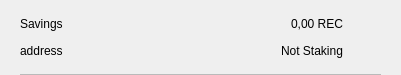
<?xml version="1.0" encoding="UTF-8"?>
<ui version="4.0">
 <class>CSRow</class>
 <widget class="QWidget" name="CSRow">
  <property name="geometry">
   <rect>
    <x>0</x>
    <y>0</y>
    <width>401</width>
    <height>75</height>
   </rect>
  </property>
  <property name="windowTitle">
   <string>Form</string>
  </property>
  <layout class="QVBoxLayout" name="verticalLayout">
   <property name="spacing">
    <number>0</number>
   </property>
   <property name="leftMargin">
    <number>20</number>
   </property>
   <property name="topMargin">
    <number>10</number>
   </property>
   <property name="rightMargin">
    <number>20</number>
   </property>
   <property name="bottomMargin">
    <number>0</number>
   </property>
   <item>
    <widget class="QWidget" name="info" native="true">
     <property name="minimumSize">
      <size>
       <width>0</width>
       <height>0</height>
      </size>
     </property>
     <layout class="QHBoxLayout" name="horizontalLayout_3">
      <property name="leftMargin">
       <number>0</number>
      </property>
      <property name="topMargin">
       <number>0</number>
      </property>
      <property name="rightMargin">
       <number>0</number>
      </property>
      <property name="bottomMargin">
       <number>10</number>
      </property>
      <item>
       <widget class="QWidget" name="container" native="true">
        <property name="minimumSize">
         <size>
          <width>0</width>
          <height>0</height>
         </size>
        </property>
        <layout class="QVBoxLayout" name="verticalLayout_2">
         <property name="spacing">
          <number>0</number>
         </property>
         <property name="leftMargin">
          <number>0</number>
         </property>
         <property name="topMargin">
          <number>0</number>
         </property>
         <property name="rightMargin">
          <number>0</number>
         </property>
         <property name="bottomMargin">
          <number>0</number>
         </property>
         <item>
          <layout class="QHBoxLayout" name="horizontalLayout">
           <item>
            <widget class="QLabel" name="labelName">
             <property name="toolTip">
              <string notr="true"/>
             </property>
             <property name="text">
              <string>Savings</string>
             </property>
            </widget>
           </item>
           <item>
            <spacer name="horizontalSpacer">
             <property name="orientation">
              <enum>Qt::Horizontal</enum>
             </property>
             <property name="sizeHint" stdset="0">
              <size>
               <width>40</width>
               <height>20</height>
              </size>
             </property>
            </spacer>
           </item>
           <item>
            <widget class="QLabel" name="labelAmount">
             <property name="text">
              <string>0,00 REC</string>
             </property>
            </widget>
           </item>
          </layout>
         </item>
         <item>
          <layout class="QHBoxLayout" name="horizontalLayout_2">
           <item>
            <widget class="QLabel" name="labelAddress">
             <property name="toolTip">
              <string notr="true"/>
             </property>
             <property name="text">
              <string>address</string>
             </property>
            </widget>
           </item>
           <item>
            <spacer name="horizontalSpacer_2">
             <property name="orientation">
              <enum>Qt::Horizontal</enum>
             </property>
             <property name="sizeHint" stdset="0">
              <size>
               <width>40</width>
               <height>20</height>
              </size>
             </property>
            </spacer>
           </item>
           <item>
            <widget class="QLabel" name="labelStaking">
             <property name="text">
              <string>Not Staking</string>
             </property>
            </widget>
           </item>
          </layout>
         </item>
        </layout>
       </widget>
      </item>
      <item alignment="Qt::AlignHCenter|Qt::AlignVCenter">
       <widget class="QPushButton" name="pushButtonMenu">
        <property name="minimumSize">
         <size>
          <width>24</width>
          <height>24</height>
         </size>
        </property>
        <property name="maximumSize">
         <size>
          <width>32</width>
          <height>32</height>
         </size>
        </property>
        <property name="focusPolicy">
         <enum>Qt::NoFocus</enum>
        </property>
        <property name="styleSheet">
         <string notr="true">border:none; background-color:transparent;</string>
        </property>
        <property name="text">
         <string/>
        </property>
        <property name="icon">
         <iconset>
          <normaloff>://ic-menu-hover</normaloff>://ic-menu-hover</iconset>
        </property>
        <property name="iconSize">
         <size>
          <width>24</width>
          <height>24</height>
         </size>
        </property>
       </widget>
      </item>
     </layout>
    </widget>
   </item>
   <item>
    <widget class="QLabel" name="lblDivisory">
     <property name="minimumSize">
      <size>
       <width>0</width>
       <height>1</height>
      </size>
     </property>
     <property name="maximumSize">
      <size>
       <width>16777215</width>
       <height>1</height>
      </size>
     </property>
     <property name="styleSheet">
      <string notr="true">background-color:#bababa;</string>
     </property>
     <property name="text">
      <string/>
     </property>
     <property name="alignment">
      <set>Qt::AlignBottom|Qt::AlignLeading|Qt::AlignLeft</set>
     </property>
    </widget>
   </item>
  </layout>
 </widget>
 <resources/>
 <connections/>
</ui>
